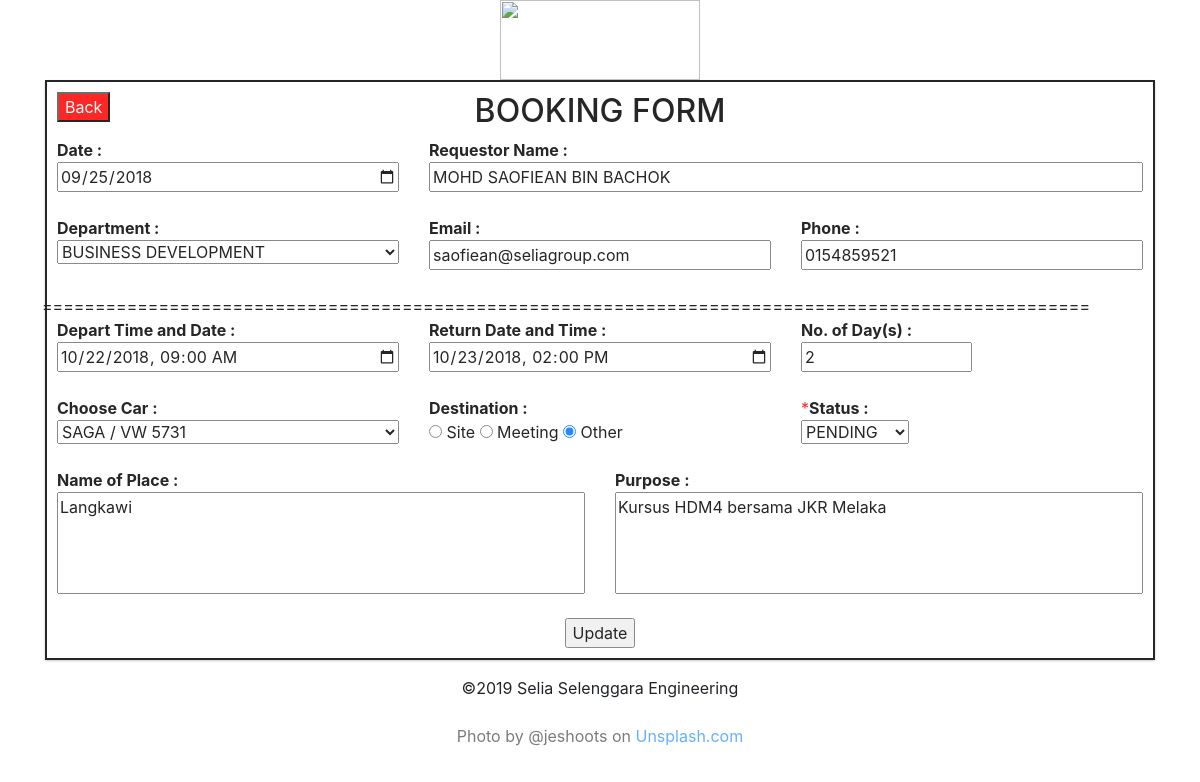
Page /adminedit.php?id=6 on the committed database.
### tables this page shows
CREATE TABLE `booking` (
  `id` int(100) NOT NULL,
  `email` varchar(50) NOT NULL,
  `name` varchar(50) NOT NULL,
  `tel` varchar(15) NOT NULL,
  `dept` varchar(100) NOT NULL,
  `date` date NOT NULL,
  `start_event` datetime NOT NULL,
  `end_event` datetime NOT NULL,
  `no_days` varchar(35) NOT NULL,
  `dest` varchar(35) NOT NULL,
  `placename` varchar(150) NOT NULL,
  `purpose` varchar(150) NOT NULL,
  `title` varchar(50) NOT NULL,
  `status` varchar(15) NOT NULL,
  `usertype` varchar(10) NOT NULL
);

CREATE TABLE `department` (
  `dept_id` int(100) NOT NULL,
  `dept` varchar(100) NOT NULL
);

CREATE TABLE `cars` (
  `id` int(50) NOT NULL,
  `carname` varchar(50) NOT NULL
);

CREATE TABLE `status` (
  `stat_id` int(11) NOT NULL,
  `stat` varchar(15) NOT NULL
);

### adminedit.php (the view, shortened to what this page needs)
<?php
    include_once("config.php");
?>
<?php
    $id = $_GET['id'];
    $result = mysqli_query($conn, "SELECT * FROM booking WHERE id=$id");
    while($res = mysqli_fetch_array($result))
    {
        $email = $res['email'];
        $name = $res['name'];
        $tel = $res['tel'];
        $date = $res['date'];
        $start_event = $res['start_event'];
        $end_event = $res['end_event'];
        $no_days = $res['no_days'];
        $dest = $res['dest'];
        $placename = $res['placename'];
        $purpose = $res['purpose'];
    }
?>
<?php
    $hostname="localhost";
    $username="root";
    $password="";
    $databaseName="poolcar3";
    $connect = mysqli_connect($hostname, $username, $password, $databaseName);
    $query = "SELECT * FROM `cars` ";
    $result1 = mysqli_query($connect, $query);
?>
<?php
    $hostname="localhost";
    $username="root";
    $password="";
    $databaseName="poolcar3";
    $connect = mysqli_connect($hostname, $username, $password, $databaseName);
    $query = "SELECT * FROM `department` ";
    $result2 = mysqli_query($connect, $query);
?>
<?php
    $hostname="localhost";
    $username="root";
    $password="";
    $databaseName="poolcar3";
    $connect = mysqli_connect($hostname, $username, $password, $databaseName);
    $query = "SELECT * FROM `status` ";
    $result3 = mysqli_query($connect, $query);
?>
<html>
    <head>
        <link rel="stylesheet" href="https://cdnjs.cloudflare.com/ajax/libs/twitter-bootstrap/4.0.0-alpha.6/css/bootstrap.css" />
    </head>
    <body>
        <img src="imgs/Untitled-1.png" width="200px" height="80px" class="center">
        <form action="adminedit.php" method="post" name="form1">
            <div class="container">
                <div id="calendar">
                    <div class="row">
                        <div class="col">
                            <input style="background: red; color: white;" type="button" value="Back" onclick="window.location.href='admin.php'" />
                        </div>
                        <div class="col">
                            <h2 align="center">BOOKING FORM</h2>
                        </div>
                        <div class="col">
                        </div>
                    </div>
                    <div class="row">
                        <div class="col">
                            <strong>Date : </strong>
                            <br>
                            <input type="date" name="date" required style="width: 100%;" value="<?php echo $date;?>">
                        </div>
                        <div class="col-8">
                            <strong>Requestor Name :</strong>
                            <br>
                            <input type="text" name="name" style="text-transform:uppercase; width: 100%;" value="<?php echo $name;?>" required>
                        </div>
                    </div>
                    <div class="row"><br></div>
                    <div class="row">
                        <div class="col">
                            <strong>Department : </strong>
                            <br>
                            <select name="dept" required style="width: 100%;">
                                <?php
                                    $sql = "SELECT dept FROM booking WHERE id=$id";
                                    $result=mysqli_query($conn, $sql);
                                    $row=mysqli_fetch_array($result);
                                    $dept_user = $row['dept'];
                                ?>
                                <?php while($row1=mysqli_fetch_array($result2)):;?>
                                <option <?php if($row1['dept'] == $dept_user) echo "selected"; ?> >
                                    <?php echo $row1['dept']; ?>
                                </option>
                                <?php endwhile; ?>
                            </select>
                        </div>
                        <div class="col">
                            <strong>Email : </strong>
                            <br>
                            <input type="email" name="email" placeholder="example@seliagroup.com" value="<?php echo $email;?>" required style="width: 100%;">
                        </div>
                        <div class="col">
                            <strong>Phone : </strong>
                            <br>
                            <input type="tel" name="tel" value="<?php echo $tel;?>" required style="width: 100%;">
                        </div>
                    </div>
                    <div class="row"><br></div>
                    <div class="row">===================================================================================================</div>
                    <div class="row">
                        <div class="col">
                            <strong>Depart Time and Date : </strong>
                            <br>
                            <div id="pickup_date"><input type="datetime-local" class="textbox" id="pick_date" name="start_event" onchange="cal()" style="width: 100%;" value="<?php echo date('Y-m-d\TH:i', strtotime($start_event)); ?>" required></div>
                        </div>
                        <div class="col">
                            <strong>Return Date and Time : </strong>
                            <br>
                            <div id="dropoff_date"><input type="datetime-local" class="textbox" id="drop_date" name="end_event" onchange="cal()" style="width: 100%;" value="<?php echo date('Y-m-d\TH:i', strtotime($end_event)); ?>" required/></div>
                        </div>
                        <div class="col">
                            <strong>No. of Day(s) : </strong>
                            <br>
                            <div id="numdays"><input type="text" class="textbox" id="numdays2" name="no_days" style="width: 50%;" value="<?php echo $no_days;?>"/></div>
                        </div>
                    </div>
                    <div class="row"><br></div>
                    <div class="row">
                        <div class="col">
                        <strong>Choose Car : </strong>
                            <br>
                            <select name="title" required style="width: 100%;">
                                <?php
                                    $sql = "SELECT title FROM booking WHERE id=$id";
                                    $result=mysqli_query($conn, $sql);
                                    $row=mysqli_fetch_array($result);
                                    $car_user = $row['title'];
                                ?>
                                <?php while($row1=mysqli_fetch_array($result1)):;?>
                                <option <?php if($row1['carname'] == $car_user) echo "selected"; ?> >
                                    <?php echo $row1['carname']; ?>
                                </option>
                                <?php endwhile; ?>
                            </select>
                        </div>
                        <div class="col">
                            <strong>Destination : </strong>
                            <br>
                            <input type="radio" name="dest" value="Site" required
                            <?php
                                if($dest=="Site"){
                                    echo "checked";
                                }
                            ?>
                            > Site
                            <input type="radio" name="dest" value="Meeting" required
                            <?php
                                if($dest=="Meeting"){
                                    echo "checked";
                                }
                            ?>
                            > Meeting
                            <input type="radio" name="dest" value="Other" required
                            <?php
                                if($dest=="Other"){
                                    echo "checked";
                                }
                            ?>
                            > Other
                        </div>
                        <div class="col">
                            <p1 style="color:red;">*</p1><strong>Status : </strong>
                            <br>
                            <select name="status" value="<?php echo $cars;?>">
                                <?php
                                    $sql = "SELECT status FROM booking WHERE id=$id";
                                    $result=mysqli_query($conn, $sql);
                                    $row=mysqli_fetch_array($result);
                                    $user_status=$row['status'];
                                ?>
                                <?php while($row1=mysqli_fetch_array($result3)):;?>
                                <option <?php if($row1['stat'] == $user_status) echo "selected"; ?> >
                                    <?php echo $row1['stat']; ?>
                                </option>
                                <?php endwhile; ?>
                            </select>
                        </div>
                    </div>
                    <div class="row"><br></div>
                    <div class="row">
                        <div class="col">
                            <strong>Name of Place : </strong>
                            <br>
                            <textarea rows="4" name="placename" style="width:100%; resize: none;" required><?php echo $placename;?></textarea>
                        </div>
                        <div class="col">
                            <strong>Purpose : </strong>
                            <br>
                            <textarea rows="4" name="purpose" style="width:100%; resize: none;" required><?php echo $purpose;?></textarea>
                        </div>
                    </div>
                    <br>
                    <center>
                        <input type="submit" name="update" value="Update">
                    </center>
                </div>
            </div>
        </form>
        <center>&copy;<?php echo date("Y");?> Selia Selenggara Engineering</center>
        <br>
        <div id="footer">
        <center>
            Photo by @jeshoots on <a href="https://unsplash.com/photos/pUAM5hPaCRI">Unsplash.com</a>
        </center>
        </div>
    </body>
</html>

### adminedit.php (style rules this page uses)
body { background-image: url("imgs/10.jpg"); background-size: cover; background-repeat: no-repeat; background-attachment: fixed; }
.center { display: block; margin-left: auto; margin-right: auto; }
#calendar { margin: 0 auto; padding: 10px; background-color: #FFFFFF; opacity: 0.85; border: 2px solid black; box-shadow: 0 1px 2px #C3C3C3; color: black; }
#footer { bottom:0; width:100%; height:30px; background: white; opacity: 0.6; }

### rows in the picture
booking: date "09/25/2018", name "MOHD SAOFIEAN BIN BACHOK", dept "BUSINESS DEVELOPMENT", email "saofiean@seliagroup.com", tel "0154859521", start_event "10/22/2018 09:00", end_event "10/23/2018 14:00", no_days "2", title "SAGA / VW 5731", dest "☑", status "PENDING", placename "Langkawi", purpose "Kursus HDM4 bersama JKR Melaka"
